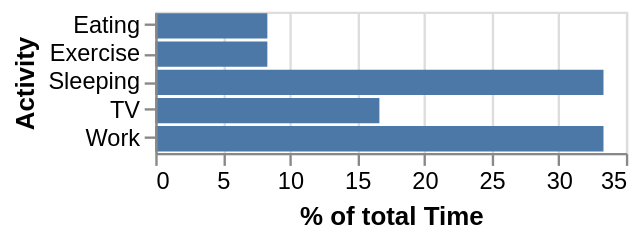

Express this chart as Vega-Lite.
### Vega specification from a JSON file in a GitHub repository (floating-point values rounded to 4 significant figures)
{"$schema": "https://vega.github.io/schema/vega/v4.json", "description": "A bar graph showing what activites consume what percentage of the day.", "autosize": "pad", "padding": 5, "width": 200, "style": "cell", "data": [{"name": "source_0", "values": [{"Activity": "Sleeping", "Time": 8}, {"Activity": "Eating", "Time": 2}, {"Activity": "TV", "Time": 4}, {"Activity": "Work", "Time": 8}, {"Activity": "Exercise", "Time": 2}]}, {"name": "data_0", "source": "source_0", "transform": [{"type": "window", "params": [null], "as": ["TotalTime"], "ops": ["sum"], "fields": ["Time"], "sort": {"field": [], "order": []}, "frame": [null, null]}, {"type": "formula", "expr": "datum.Time/datum.TotalTime * 100", "as": "PercentOfTotal"}, {"type": "filter", "expr": "datum[\"PercentOfTotal\"] !== null && !isNaN(datum[\"PercentOfTotal\"])"}]}], "signals": [{"name": "y_step", "value": 12}, {"name": "height", "update": "bandspace(domain('y').length, 0.1, 0.05) * y_step"}], "marks": [{"name": "marks", "type": "rect", "style": ["bar"], "from": {"data": "data_0"}, "encode": {"update": {"fill": {"value": "#4c78a8"}, "tooltip": {"signal": "{\"PercentOfTotal\": format(datum[\"PercentOfTotal\"], \"\"), \"Activity\": ''+datum[\"Activity\"]}"}, "x": {"scale": "x", "field": "PercentOfTotal"}, "x2": {"scale": "x", "value": 0}, "y": {"scale": "y", "field": "Activity"}, "height": {"scale": "y", "band": true}}}}], "scales": [{"name": "x", "type": "linear", "domain": {"data": "data_0", "field": "PercentOfTotal"}, "range": [0, {"signal": "width"}], "nice": true, "zero": true}, {"name": "y", "type": "band", "domain": {"data": "data_0", "field": "Activity", "sort": true}, "range": {"step": {"signal": "y_step"}}, "paddingInner": 0.1, "paddingOuter": 0.05}], "axes": [{"scale": "x", "orient": "bottom", "grid": false, "title": "% of total Time", "labelFlush": true, "labelOverlap": true, "tickCount": {"signal": "ceil(width/40)"}, "zindex": 1}, {"scale": "x", "orient": "bottom", "grid": true, "gridScale": "y", "tickCount": {"signal": "ceil(width/40)"}, "domain": false, "labels": false, "maxExtent": 0, "minExtent": 0, "ticks": false, "zindex": 0}, {"scale": "y", "orient": "left", "grid": false, "title": "Activity", "zindex": 1}], "config": {"axisY": {"minExtent": 30}}}
